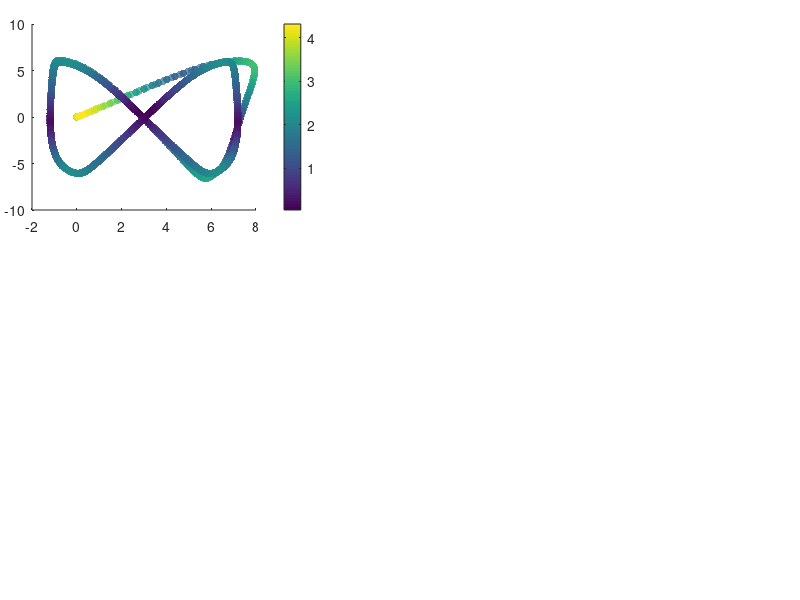

This chart was generated by the following MATLAB code: (Note: this script raises an error after producing the figure.)
%% Code to show the results of the Inverse kinematic controller

% Clean variables
clc, clear all, close all;
 
%% CARGA MIL
load('Kinetic_HiL.mat');

% DAtos de estado
h_HiL = x_states(1:4,:);
u_HiL = x_states(5:8,:);
t = t_time;

%%Tarea deseada
hd = ref(1:4,:);
hd_p = ref(5:8,:);

% Action de control dinamica
uc = uc_input;

% Error definition
for k = 1:length(t)
    error_vector = hd(1:3, k)-h_HiL(1:3, k);
    error_dynamic(k) = norm(error_vector,2);
end

% Figure propert%% Figures
lw = 1; % linewidth 1
lwV = 2; % linewidth 2
fontsizeLabel = 11; %11
fontsizeLegend = 11;
fontsizeTicks = 11;
fontsizeTitel = 11;
sizeX = 1300; % size figure
sizeY = 750; % size figure

% color propreties
c1 = [80, 81, 79]/255;
c2 = [244, 213, 141]/255;
c3 = [242, 95, 92]/255;
c4 = [112, 141, 129]/255;

C18 = [0 0 0];
c5 = [130, 37, 37]/255;
c6 = [205, 167, 37]/255;
c7 = [81, 115, 180]/255;

C1 = [246 170 141]/255;
C2 = [51 187 238]/255;
C3 = [0 153 136]/255;
C4 = [238 119 51]/255;
C5 = [204 51 17]/255;
C6 = [238 51 119]/255;
C7 = [187 187 187]/255;
C8 = [80 80 80]/255;
C9 = [140 140 140]/255;
C10 = [0 128 255]/255;
C11 = [234 52 89]/255;
C12 = [39 124 252]/255;
C13 = [40 122 125]/255;
%C14 = [86 215 219]/255;
C14 = [252 94 158]/255;
C15 = [244 171 39]/255;
C16 = [100 121 162]/255;
C17 = [255 0 0]/255;
%% New color slection

figure('Position', [500 500 sizeX sizeY])
set(gcf, 'Position', [500 500 sizeX sizeY]);
fig1_comps.fig = gcf;

% Figure 1
axes('Position',[0.04 0.65 .35 .31]);
%% Colorbar
scatter(h_HiL(1, :),h_HiL(2, :),30,error_dynamic,'filled','MarkerFaceAlpha',0.7);
c = colorbar;
c.Label.Interpreter = 'latex';
c.Label.String = '$\textrm{Error}~||\tilde{\mathbf{\eta}}||$';

set(c,'TickLabelInterpreter','latex')

%% Desired Trajectory
hd_plot = line(hd(1,:),hd(2,:));
set(hd_plot, 'LineStyle', '--', 'Color', C8, 'LineWidth', 1.2*lw)

%% Real Trajectory
h_plot = line(h_HiL(1,:),h_HiL(2,:));
set(h_plot, 'LineStyle', '-', 'Color', C18, 'LineWidth', 1.2*lw)

%% Title of the image
hTitle_1 = title({'$\textrm{(a)}$'},'fontsize',14,'interpreter','latex','Color',C18);
%hXLabel_1 = xlabel('$x~[m]$','fontsize',9,'interpreter','latex', 'Color',C18);
hYLabel_1 = ylabel('$y~[m]$','fontsize',9,'interpreter','latex', 'Color',C18);

%% Legend nomeclature
hLegend_1 = legend([hd_plot, h_plot],{'$\mathbf{\eta}_d$','$\mathbf{\eta}$'},'fontsize',12,'interpreter','latex','Color',[255 255 255]/255,'Location','best','NumColumns',1,'TextColor','black');
set(gca,'ticklabelinterpreter','latex',...
        'fontsize',1.3*fontsizeTicks)
% Figure properties
ax_1 = gca;
ax_1.Box = 'on';
ax_1.BoxStyle = 'full';
ax_1.TickLength = [0.005;0.005];
ax_1.TickDirMode = 'auto';
ax_1.YMinorTick = 'on';
ax_1.XMinorTick = 'on';
% ax_2.XTickLabel = [];
ax_1.XMinorGrid = 'on';
ax_1.YMinorGrid = 'on';
%ax_2.MinorGridColor = '#8f8f8f';
ax_1.MinorGridAlpha = 0.15;
ax_1.LineWidth = 0.8;
ax_1.XLim = [min(h_HiL(1,:))-0.2 max(h_HiL(1,:))+0.2];
ax_1.YLim = [min(h_HiL(2,:))-0.2 max(h_HiL(2,:))+0.2];

% Figure 2
axes('Position',[0.04 0.28 .35 .31]);
%% Colorbar
scatter(h_HiL(1, :),h_HiL(3, :),30,error_dynamic,'filled','MarkerFaceAlpha',0.7);
c = colorbar;
c.Label.Interpreter = 'latex';
c.Label.String = '$\textrm{Error}~||\tilde{\mathbf{\eta}}||$';

set(c,'TickLabelInterpreter','latex')

%% Desired Trajectory
hd_plot_2 = line(hd(1,:),hd(3,:));
set(hd_plot_2, 'LineStyle', '--', 'Color', C8, 'LineWidth', 1.2*lw)

%% Real Trajectory
h_plot_2 = line(h_HiL(1,:),h_HiL(3,:));
set(h_plot_2, 'LineStyle', '-', 'Color', C18, 'LineWidth', 1.2*lw)

%% Title of the image
hTitle_2 = title({'$\textrm{(b)}$'},'fontsize',14,'interpreter','latex','Color',C18);
hXLabel_2 = xlabel('$x~[m]$','fontsize',9,'interpreter','latex', 'Color',C18);
hYLabel_2 = ylabel('$z~[m]$','fontsize',9,'interpreter','latex', 'Color',C18);

%% Legend nomeclature
hLegend_2 = legend([hd_plot_2, h_plot_2],{'$\mathbf{\eta}_d$','$\mathbf{\eta}$'},'fontsize',12,'interpreter','latex','Color',[255 255 255]/255,'Location','best','NumColumns',1,'TextColor','black');
set(gca,'ticklabelinterpreter','latex',...
        'fontsize',1.3*fontsizeTicks)
% Figure properties
ax_2 = gca;
ax_2.Box = 'on';
ax_2.BoxStyle = 'full';
ax_2.TickLength = [0.005;0.005];
ax_2.TickDirMode = 'auto';
ax_2.YMinorTick = 'on';
ax_2.XMinorTick = 'on';
% ax_2.XTickLabel = [];
ax_2.XMinorGrid = 'on';
ax_2.YMinorGrid = 'on';
%ax_2.MinorGridColor = '#8f8f8f';
ax_2.MinorGridAlpha = 0.15;
ax_2.LineWidth = 0.8;
ax_2.XLim = [min(h_HiL(1,:))-0.2 max(h_HiL(1,:))+0.2];
ax_2.YLim = [min(h_HiL(3,:))-0.2 max(h_HiL(3,:))+0.2];

axes('Position',[0.45 0.65 .54 .31]);
%% Data generation
error_x_plot = line(t,hd(1,:)-h_HiL(1,:));
set(error_x_plot, 'LineStyle', '-', 'Color', C5, 'LineWidth', 1.1*lw);
error_y_plot = line(t,hd(2,:)-h_HiL(2,:));
set(error_y_plot, 'LineStyle', '-', 'Color', C3, 'LineWidth', 1.1*lw);
error_z_plot = line(t,hd(3,:)-h_HiL(3,:));
set(error_z_plot, 'LineStyle', '-', 'Color', c7, 'LineWidth', 1.1*lw);

% fig1_comps.p1 = ul_plot;
%% Title of the image
hTitle_3 = title({'$\textrm{(c)}$'},'fontsize',14,'interpreter','latex','Color',C18);
%xlabel('$\textrm{Time}[s]$','fontsize',10,'interpreter','latex','Color',C18);
ylabel('$\textrm{Control Error}~[m]$','fontsize',10,'interpreter','latex', 'Color',C18);

%% Legend nomeclature
hLegend_3 = legend([error_x_plot,error_y_plot, error_z_plot],{'$\tilde{\mathbf{\eta}}_x$','$\tilde{\mathbf{\eta}}_y$','$\tilde{\mathbf{\eta}}_z$'},'fontsize',12,'interpreter','latex','Color',[255 255 255]/255,'Location','best','NumColumns',1,'TextColor','black');
 set(gca,'ticklabelinterpreter','latex',...
         'fontsize',1.3*fontsizeTicks)
%% Figure properties
ax_3 = gca;
ax_3.Box = 'on';
ax_3.BoxStyle = 'full';
ax_3.TickLength = [0.01;0.01];
ax_3.TickDirMode = 'auto';
ax_3.XTickLabel = [];
ax_3.YMinorTick = 'on';
ax_3.XMinorTick = 'on';
ax_3.XMinorGrid = 'on';
ax_3.YMinorGrid = 'on';
%ax_1.MinorGridColor = '#8f8f8f';
ax_3.MinorGridAlpha = 0.15;
ax_3.LineWidth = 0.8;
ax_3.XLim = [0 t(end)];

%% Zoom Plot
axes('Position',[0.70 0.85 .2 .1]);
index_zoom_1 = (t>=20) & (t<=30);
error_x_plot_zoom = line(t(index_zoom_1),hd(1,(index_zoom_1))-h_HiL(1,(index_zoom_1)));
error_y_plot_zoom = line(t(index_zoom_1),hd(2,(index_zoom_1))-h_HiL(2,(index_zoom_1)));
error_z_plot_zoom = line(t(index_zoom_1),hd(3,(index_zoom_1))-h_HiL(3,(index_zoom_1)));

set(error_x_plot_zoom, 'LineStyle', '-', 'Color', C5, 'LineWidth', lw*0.8);
set(error_y_plot_zoom, 'LineStyle', '-', 'Color', C3, 'LineWidth', lw*0.8);
set(error_z_plot_zoom, 'LineStyle', '-', 'Color', c7, 'LineWidth', lw*0.8);

set(gca,'ticklabelinterpreter','latex',...
         'fontsize',fontsizeTicks*0.5)
ax_1_zoom = gca;
ax_1_zoom.Box = 'on';
ax_1_zoom.BoxStyle = 'full';
ax_1_zoom.TickLength = [0.01;0.01];
%ax_1_zoom.YLim = [-0.5 0.5];
%ax_1_zoom.YTickLabel = [];
%ax_1_zoom.XTickLabel = [];
ax_1_zoom.TickDirMode = 'manual';
ax_1_zoom.TickDir = 'in';
ax_1_zoom.YMinorTick = 'on';
ax_1_zoom.XMinorTick = 'on';
ax_1_zoom.LineWidth = 0.5;
ax_1_zoom.XMinorGrid = 'on';
ax_1_zoom.YMinorGrid = 'on';
axes('Position',[0.46 0.28 .54 .31]);
%% Data generation
uc_l = line(t(1,1:length(uc(1,:))),uc(1,:));
set(uc_l, 'LineStyle', '-', 'Color', C7, 'LineWidth', 1.3*lw);
uc_m = line(t(1,1:length(uc(2,:))),uc(2,:));
set(uc_m, 'LineStyle', '-', 'Color', C14, 'LineWidth', 1.3*lw);
uc_n = line(t(1,1:length(uc(3,:))),uc(3,:));
set(uc_n, 'LineStyle', '-', 'Color', C15, 'LineWidth', 1.3*lw);


uc_l_real = line(t(1,1:length(u_HiL(1,:))),u_HiL(1,:));
set(uc_l_real, 'LineStyle', '--', 'Color', [C7, 0.5], 'LineWidth', 1.3*lw);
uc_m_real = line(t(1,1:length(u_HiL(2,:))),u_HiL(2,:));
set(uc_m_real, 'LineStyle', '--', 'Color', [C14, 0.5], 'LineWidth', 1.3*lw);
uc_n_real = line(t(1,1:length(u_HiL(3,:))),u_HiL(3,:));
set(uc_n_real, 'LineStyle', '--', 'Color', [C15, 0.5], 'LineWidth', 1.3*lw);

% fig1_comps.p1 = ul_plot;
%% Title of the image
hTitle_4 = title({'$\textrm{(d)}$'},'fontsize',14,'interpreter','latex','Color',C18);
xlabel('$\textrm{Time}[s]$','fontsize',10,'interpreter','latex','Color',C18);
ylabel('$\textrm{Inputs}~[m/s]$','fontsize',10,'interpreter','latex', 'Color',C18);

%% Legend nomeclature
hLegend_4 = legend([uc_l,uc_m, uc_n, uc_l_real,uc_m_real, uc_n_real ],{'${\mu}_{l_{ref}}$','${\mu}_{m_{ref}}$','${\mu}_{n}$', '${\mu}_{l}$','${\mu}_{m}$','${\mu}_{n}$'},'fontsize',12,'interpreter','latex','Color',[255 255 255]/255,'Location','best','NumColumns',1,'TextColor','black');
 set(gca,'ticklabelinterpreter','latex',...
         'fontsize',1.3*fontsizeTicks)
%% Figure properties
ax_4 = gca;
ax_4.Box = 'on';
ax_4.BoxStyle = 'full';
ax_4.TickLength = [0.01;0.01];
ax_4.TickDirMode = 'auto';
ax_4.YMinorTick = 'on';
ax_4.XMinorTick = 'on';
ax_4.XMinorGrid = 'on';
ax_4.YMinorGrid = 'on';
%ax_1.MinorGridColor = '#8f8f8f';
ax_4.MinorGridAlpha = 0.15;
ax_4.LineWidth = 0.8;
ax_4.XLim = [0 t(end)];
% 
set(gcf, 'Color', 'w'); % Sets axes background
export_fig Kinetic_real_results.pdf -q101

%% RMS dynamics
RMSE_x_dynamic = sqrt(mean((error_vector(1,:)).^2));
RMSE_y_dynamic = sqrt(mean((error_vector(2,:)).^2));
RMSE_z_dynamic = sqrt(mean((error_vector(3,:)).^2));

save("Dynamic_real_rmse.mat","RMSE_x_dynamic", "RMSE_y_dynamic", "RMSE_z_dynamic", "error_dynamic");